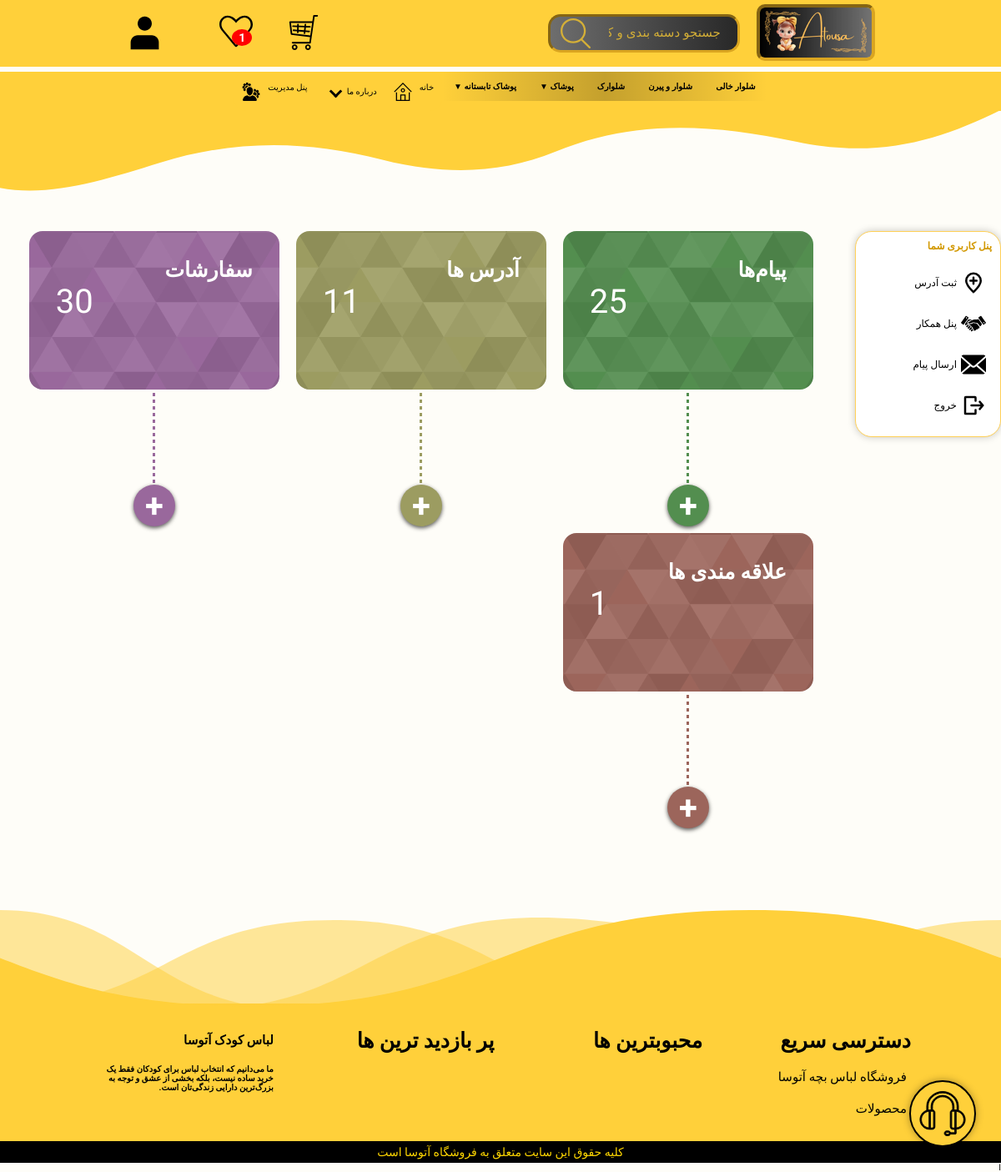
The app's page /us/user-panel/ (signed in) with its own data.
### products/models.py (models this page shows, shortened)
class Base(models.Model):
    title = models.CharField(max_length=100, verbose_name='عنوان', db_index=True)
    slug = models.CharField(max_length=100, unique=True, verbose_name='اسلاگ', null=True, blank=True, db_index=True)
    is_active = models.BooleanField(default=True, db_index=True)
    class Meta:
        abstract = True

class Category(Base):
    sub_category = models.ForeignKey('self', on_delete=models.CASCADE, blank=True, null=True,
                                     verbose_name='دسته بندی اصلی', related_name='sub_categories')
    image = ProcessedImageField(
        null=True,
        blank=True,
        upload_to='products/',
        processors=[ResizeToFill(200, 200)],
        format='WEBP',
        options={'quality': 100}
    )
    class Meta:
        db_table = 'category'
        verbose_name = 'دسته بندی'
        verbose_name_plural = 'دسته بندی ها'
        ordering = ['title']

### site_settings/models.py (models this page shows, shortened)
class Footer(models.Model):
    title = models.CharField(max_length=100, verbose_name="عنوان")
    link = models.CharField(max_length=100, verbose_name="آدرس صفحه", null=True, blank=True)
    sub_links = models.ForeignKey('self', null=True, blank=True, related_name='sub_link', verbose_name="زیر دسته ها",
                                  on_delete=models.CASCADE)
    class Meta:
        verbose_name = "پاورقی"
        verbose_name_plural = "پاورقی ها"
        ordering = ['title']

### aboutus_contactus/views.py (the view)
# urls.py: path('user-panel/', views.UserPanelView.as_view(), name='user_panel_page'),
class UserPanelView(LoginRequiredMixin, View):
    template_name = 'about-contact-us/user_panel.html'
    def get(self, request):
        user = request.user
        message = (
                ContactUs.objects.filter(user=user).count() +
                ReplyContact.objects.filter(user=user).count()
        )
        addresses = UserAddress.objects.filter(user=user).count()
        wishes = WishList.objects.filter(user=user).count()
        orders = Order.objects.filter(user=user).count()
        partner = is_partner(request)
        context = {'user': user, 'message': message, 'addresses': addresses, 'wishes': wishes, 'orders': orders,
                   'partner': partner}
        return render(request, self.template_name, context)

### aboutus_contactus/context_processors.py (called while the page is built)
def get_cache_key(request, key_name):
    if request.user.is_authenticated:
        return f'{key_name}_user_{request.user.id}'
    else:
        if not request.session.session_key:
            request.session.save()  # اطمینان از داشتن session_key
        return f'{key_name}_session_{request.session.session_key}'

def wishlist_count(request):
    cache_key = get_cache_key(request, 'wishlist_count')
    count = cache.get(cache_key)
    if count is None:
        if request.user.is_authenticated:
            count = WishList.objects.filter(user=request.user).count()
        else:
            wishlist = request.session.get('wishlist', [])
            count = len(wishlist)
        cache.set(cache_key, count, 60 * 60)
    return {'wishlist_count': count}

def messages_count(request):
    user = request.user
    if not user.is_authenticated:
        return {'messages_count': 0}
    cache_key = f'{user.id}_messages_count'
    count = cache.get(cache_key)
    if count is None:
        count = ReplyContact.objects.filter(user=user, is_read=False).count()
        cache.set(cache_key, count, 60 * 60)
    return {'messages_count': count}

def partner(request):
    part = is_partner(request)
    return {'part': part}

### account/utils.py (called while the page is built)
def is_partner(request):
    if request.user.is_authenticated:
        user = request.user
        return Partnership.objects.filter(user=user, is_active=True).exists()
    return False

### admin_panel/context_processors.py (called while the page is built)
def unseen_notifications_count(request):
    if request.user.is_superuser:
        count = Notification.objects.filter(is_seen=False).count()
    else:
        count = 0
    return {'unseen_notifications_count': count}

### orders/cart.py (called while the page is built)
    def __len__(self):
        return sum(int(item['quantity']) for item in self.cart.values())

### orders/context_processors.py (called while the page is built)
def cart_context(request):
    cart = Cart(request)
    return {'cart_item_count': len(cart)}

### products/context_processors.py (called while the page is built)
def build_category_tree(categories):
    category_map = {cat['id']: cat for cat in categories}
    tree = []
    for cat in categories:
        cat['children'] = []
    for cat in categories:
        parent_id = cat['sub_category_id']
        if parent_id:
            parent = category_map.get(parent_id)
            if parent:
                parent['children'].append(cat)
        else:
            tree.append(cat)
    return tree

### aboutus_contactus/templates/about-contact-us/user_panel.html (shortened to what this page needs)
{% extends 'base/index.html' %}
{% load static %}
{% block css %}
    <link rel="stylesheet" href={% static "css/user_panel.css" %}>
{% endblock %}
{% block content %}
    <div id="user-panel-container">
        <div class="custom-sidebar">
            <h2>پنل کاربری شما</h2>
            <ul>
                <li><a href="{% url 'user_address_page' %}"> <img
                        src="/static/image/icons/add-loc.svg"
                        alt="لباس بچه">ثبت آدرس </a></li>
                {% if partner %}
                    <li><a href="{% url 'partner_dashboard_page' %}"> <img
                            src="/static/image/icons/hand-shake.svg"
                            alt="لباس بچه">پنل همکار </a></li>
                {% else %}
                    <li><a href="{% url 'partner_register_page' %}"> <img
                            src="/static/image/icons/hand-shake.svg"
                            alt="لباس بچه">همکاری با آتوسا </a></li>
                {% endif %}
                <li><a href="{% url 'contact_page' %}"> <img
                        src="/static/image/icons/letter.svg"
                        alt="لباس بچه">ارسال پیام</a></li>
                <li><a href="{% url 'user_logout' %}"> <img
                        src="/static/image/icons/exit-svgrepo-com%20(1).svg"
                        alt="لباس بچه">خروج </a></li>
            </ul>
        </div>
        <div class="custom-main">
            <div class="box-wrapper" style="--main-color: #538E4F">
                <a href="{% url 'user_tickets_page' %}">
                    <div class="custom-glass-box" id="contacts-b">
                        <div class="box-title"><h2>پیام‌ها</h2></div>
                        <div class="user-count">{{ message }}</div>
                    </div>
                </a>
                <a href="{% url 'contact_page' %}">
                    <div class="dashed-line tooltip-container"><span class="tooltip-text">ارسال پیام جدید</span></div>
                </a>
            </div>
            <div class="box-wrapper" style="--main-color: #9C9C61">
                <a href="{% url 'user_address_page' %}">
                    <div class="custom-glass-box" id="address-b">
                        <div class="box-title"><h2>آدرس ها</h2></div>
                        <div class="user-count">{{ addresses }}</div>
                    </div>
                </a>
                <a href="{% url 'user_address_page' %}">
                    <div class="dashed-line tooltip-container"><span class="tooltip-text">ثبت آدرس جدید</span></div>
                </a>
            </div>
            <div class="box-wrapper" style="--main-color: #99689C">
                <a href="{% url 'user_orders_page' %}">
                    <div class="custom-glass-box" id="orders-b">
                        <div class="box-title"><h2>سفارشات</h2></div>
                        <div class="user-count">{{ orders }}</div>
                    </div>
                </a>
                <a href="{% url 'product_list_page' %}">
                    <div class="dashed-line tooltip-container"><span class="tooltip-text">ثبت سفارش جدید</span></div>
                </a>
            </div>
            <div class="box-wrapper" style="--main-color: #9C655B">
                <a href="{% url 'wish_list_page' %}">
                    <div class="custom-glass-box" id="wish-b">
                        <div class="box-title"><h2>علاقه مندی ها</h2></div>
                        <div class="user-count">{{ wishes }}</div>
                    </div>
                </a>
                <a href="{% url 'product_list_page' %}">
                    <div class="dashed-line tooltip-container"><span class="tooltip-text">افزودن به علاقه مندی</span>
                    </div>
                </a>
            </div>
        </div>
    </div>
{% endblock %}

### home/templates/home/includes/header_categories.html (shortened to what this page needs)
<ul class="main-menu">
    {% for category in categories %}
        <li class="main-menu-item">
            <a href="{% url 'product_list_page' %}?category={{ category.slug }}">
                {{ category.title }}
                {% if category.children %}
                    <span class="toggle-arrow">▼</span>
                {% endif %}
            </a>
        </li>
    {% endfor %}
</ul>

### templates/includes/footer.html
{% load cache %}
{% cache 6000 "footer_static"%}
<div id="footer-wrapper">
    <img id="footer-bg" src="/static/image/about-us-bg.svg" alt="لباس بچه">
    <section class="footer">
    <div class="box-container">
        {% for link in links %}
            <div class="box">
                <h3>{{ link.title }}</h3>
                {% for sub in link.sub_link.all %}
                    <a href="{{ sub.link }}"> <i class="fas fa-arrow-right"></i> {{ sub.title }} </a>
                {% endfor %}
            </div>
        {% endfor %}
    <div id="footer-des">
        <h1>لباس کودک آتوسا</h1>
        <h4>ما می‌دانیم که انتخاب لباس برای کودکان فقط یک خرید ساده نیست، بلکه بخشی از عشق و توجه به بزرگ‌ترین دارایی زندگی‌تان است.</h4>
    </div>
    </div>
</section>
    <div id="copy-right"><p>کلیه حقوق این سایت متعلق به فروشگاه آتوسا است </p></div>
</div>
{% endcache %}

### static/css/base.css (style rules this page uses)
body { background-color: #fefdf49c; font-family: 'Vazirmatn', Tahoma, sans-serif; padding-top: 117px; }
html, body { width: 100%; margin: 0; box-sizing: border-box; overflow-x: hidden; }
* { margin: 0; padding: 0; box-sizing: border-box; outline: none; border: none; text-decoration: none; text-transform: capitalize; transition: all .2s linear; }
html { font-size: 62.5%; overflow-x: hidden; scroll-padding-top: 7rem; scroll-behavior: smooth; }
section { padding: 2rem 9%; }
.main-menu { display: flex; list-style: none; padding: 0; margin: 0; background: linear-gradient(to right, rgba(147, 147, 147, 0), rgba(0, 0, 0, 0.23), rgba(133, 133, 133, 0)); direction: rtl; justify-content: center; }
.main-menu-item { position: relative; }
.main-menu-item > a { display: block; padding: 12px 14px; color: #000000; text-decoration: none; font-weight: bold; transition: background 0.5s; }
.footer .box-container { display: grid; grid-template-columns: repeat(auto-fit, minmax(23rem, 1fr)); gap: 1.5rem; }
.footer .box-container .box h3 { font-size: 2.5rem; padding: 1rem 0; }
.footer .box-container .box a { display: block; font-size: 1.5rem; padding: 1rem 0; color: black; }
.footer .box-container .box a i { padding-right: .5rem; }
.tooltip-container { position: relative; display: inline-block; cursor: pointer; }
.footer { background-color: #FFD03A; }
#footer-bg { position: relative; bottom: -10px; margin-top: 60px; }
#copy-right { display: flex; justify-content: center; background-color: black; color: gold; font-size: 1.4rem; padding: 5px; }
#footer-des { display: flex; flex-direction: column; gap: 20px; padding: 1.5rem; }

### static/css/user_panel.css (style rules this page uses)
.custom-sidebar { max-height: fit-content; width: 220px; background: #fff; border-radius: 20px; border: 1px solid #ffd057; padding: 1rem; box-shadow: 0 0 10px rgba(0, 0, 0, 0.22); }
.custom-sidebar h2 { margin-bottom: 1.5rem; font-size: 1.2rem; color: #d29800; }
.custom-sidebar ul { list-style: none; }
.custom-sidebar ul li { padding: 0.7rem; border-radius: 8px; margin-bottom: 0.5rem; color: #555; cursor: pointer; transition: background 0.3s; }
.custom-sidebar ul li a { display: flex; align-items: center; gap: 5px; color: black; font-size: 1.2rem; }
.custom-sidebar ul li img { width: 30px; }
#user-panel-container { display: flex; gap: 50px; margin: 40px auto; justify-content: center; max-width: 1600px; }
.custom-main { display: flex; flex-wrap: wrap; gap: 2rem; justify-content: flex-start; align-items: flex-start; }
.custom-glass-box , .custom-glass-boxes { width: 300px; height: 190px; border-radius: 16px; color: #fff; position: relative; overflow: hidden; padding: 30px; transition: all 0.5s ease; transform-origin: center; cursor: pointer; border: 2px solid transparent; }
#contacts-b { background-image: url("/static/image/svgs/contacts.svg"); --main-color: #538E4F; }
#address-b { background-image: url("/static/image/svgs/address.svg"); --main-color: #9C9C61; }
#orders-b { background-image: url("/static/image/svgs/orders.svg"); --main-color: #99689C; }
#wish-b { background-image: url("/static/image/svgs/wishs.svg"); --main-color: #9C655B; }
.box-wrapper { display: flex; flex-direction: column; align-items: center; position: relative; }
.dashed-line { position: relative; width: 3px; height: 150px; background-image: repeating-linear-gradient( to bottom, transparent, transparent 4px, var(--main-color, #ccc) 4px, var(--main-color, #ccc) 8px ); }
.dashed-line::after { content: "+"; position: absolute; bottom: -14px; left: 50%; transform: translateX(-50%); width: 50px; height: 50px; background-color: var(--main-color, #ffbd59); color: #ffffff; border-radius: 50%; display: flex; justify-content: center; align-items: center; font-size: 40px; font-weight: bold; box-shadow: 0 2px 5px rgba(0, 0, 0, 0.65); cursor: pointer; transition: all 0.3s ease; }
.box-title h2 { display: flex; justify-content: flex-start; font-size: 2.5rem; font-weight: bold; }
.user-count { display: flex; justify-content: end; font-size: 4rem; }

### records on screen
Category: title "شلوار خالی"
Category: title "شلوار و پیرن"
Category: title "شلوارک"
Category: title "پوشاک"
Category: title "پوشاک تابستانه"
Footer: title "دسترسی سریع"
Footer: title "فروشگاه لباس بچه آتوسا"
Footer: title "محصولات"
Footer: title "محبوبترین ها"
Footer: title "پر بازدید ترین ها"

### other values on screen
{{ wishlist_count }} "1"
{{ message }} "25"
{{ addresses }} "11"
{{ orders }} "30"
{{ wishes }} "1"
